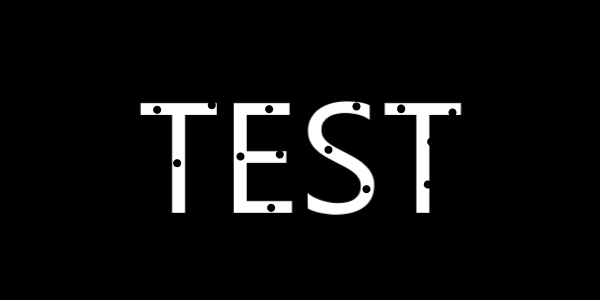
#> input picture dilate.png, 600 x 300 px
$ jupyter execute '14. 이미지 변환 (팽창).ipynb'
#> lines starting #> are read from the running program, lines starting #| are printed output that depends on the picture
#### **14. 이미지 변환 (팽창)**

##### **이미지를 확장하여 작은 구멍 채우기**
**흰색 영역의 외곽 픽셀 주변에 흰색 추가**

[cell 1]
import cv2
import numpy as np

kernel = np.ones((3, 3), dtype=np.uint8)

img = cv2.imread('dilate.png', cv2.IMREAD_GRAYSCALE)
#> img is the input picture: shape (300, 600); min 0, max 255, mean 13.4
dilate1 = cv2.dilate(img, kernel, iterations=1)
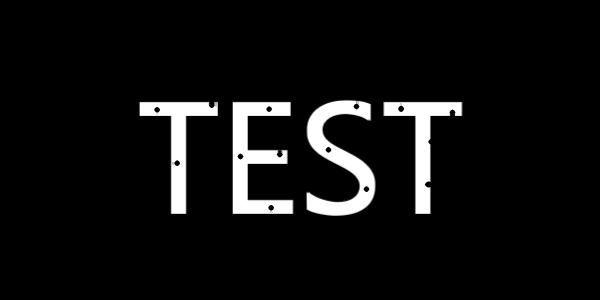
#> dilate1: shape (300, 600); min 0, max 255, mean 16.4
dilate2 = cv2.dilate(img, kernel, iterations=2)
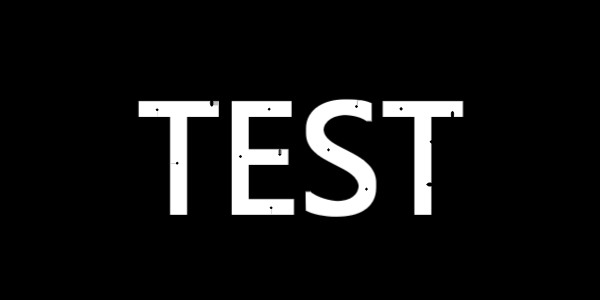
#> dilate2: shape (300, 600); min 0, max 255, mean 19.4
dilate3 = cv2.dilate(img, kernel, iterations=3)
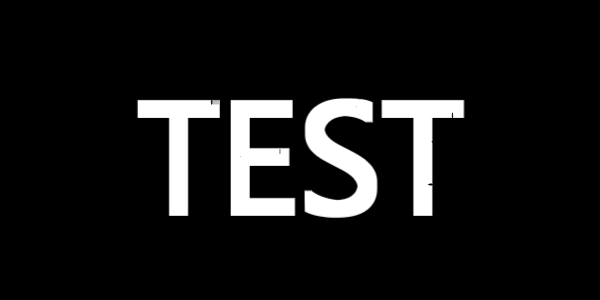
#> dilate3: shape (300, 600); min 0, max 255, mean 22.2

cv2.imshow('gray', img)
cv2.imshow('dilate1', dilate1)
cv2.imshow('dilate2', dilate2)
cv2.imshow('dilate3', dilate3)

cv2.waitKey(0)
cv2.destroyAllWindows()

$ run again, with card.png copied over dilate.png
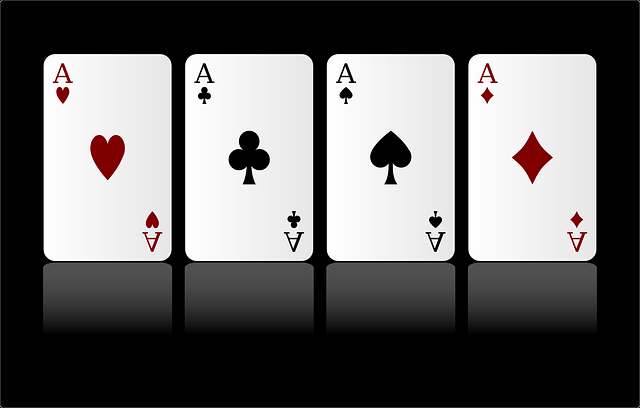
#> input picture card.png, 640 x 408 px
#> `dilate2 = cv2.dilate(img, kernel, iterations=2)`:
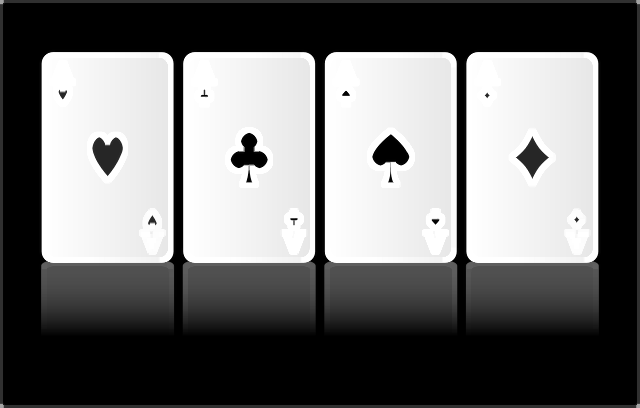
#> dilate2: shape (408, 640); min 0, max 255, mean 111.2
#> `dilate3 = cv2.dilate(img, kernel, iterations=3)`:
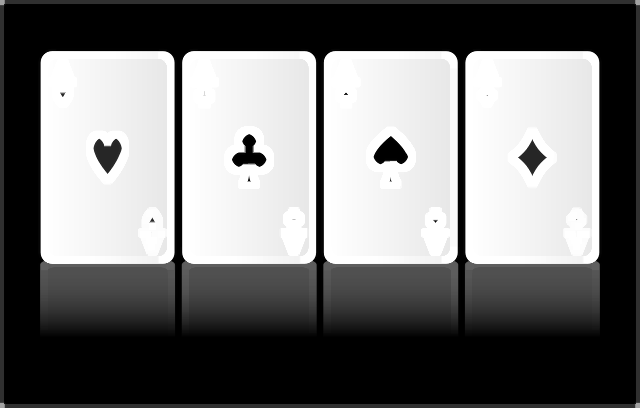
#> dilate3: shape (408, 640); min 0, max 255, mean 115.4
